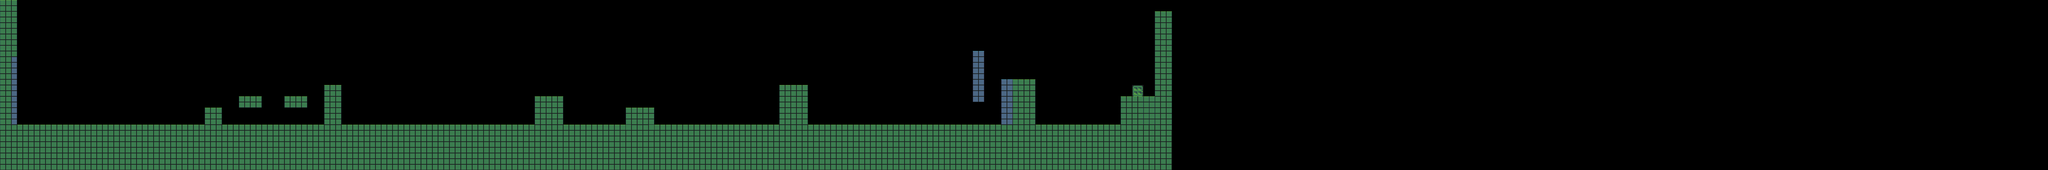

A 2D game scene composited from a Tiled map and its tileset images. What follows is a short description and the map's XML, with each tile layer's data collapsed to a summary:
An orthogonal 360x30 tile map with 16x16 px tiles, 3 tile layers (Ground Layer, Wall Layer, Door Layer), 3 tilesets.

<map version="1.9" tiledversion="1.9.2" orientation="orthogonal" renderorder="right-down" width="360" height="30" tilewidth="16" tileheight="16" infinite="0" nextlayerid="4" nextobjectid="1">
 <tileset firstgid="1" source="Green Tileset Prototype.tsx" />
 <tileset firstgid="29" source="Blue Tileset Prototype.tsx" />
 <tileset firstgid="57" source="Door Tileset Prototype.tsx" />
 <layer id="2" name="Ground Layer" width="360" height="30" offsetx="0" offsety="32">
  <data>[10800 cells, 1907 non-empty, 11 distinct tile ids]</data>
 </layer>
 <layer id="1" name="Wall Layer" width="360" height="30">
  <data>[10800 cells, 100 non-empty, 12 distinct tile ids]</data>
 </layer>
 <layer id="3" name="Door Layer" width="360" height="30" offsetx="592" offsety="-80">
  <data>[10800 cells, 4 non-empty, 4 distinct tile ids]</data>
 </layer>
</map>